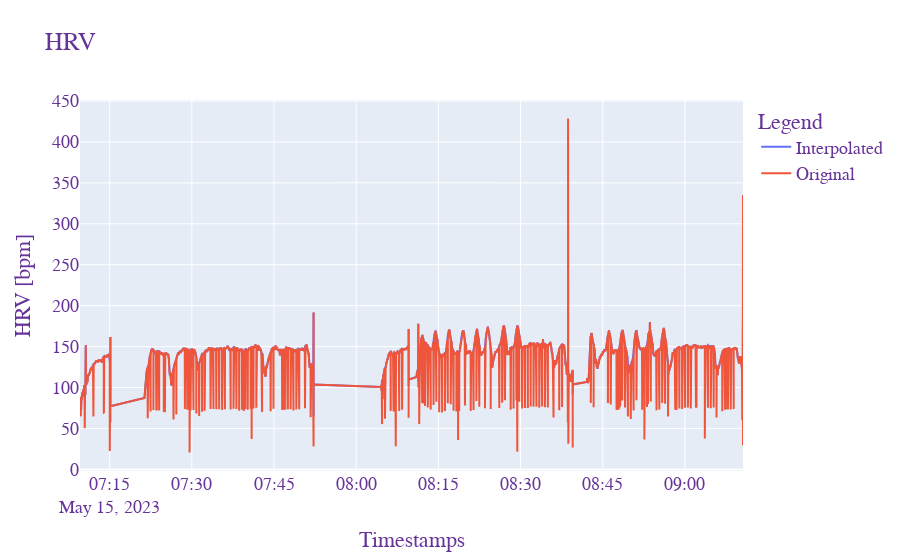

Source (notebook cell):
### Code cell
fig2 = go.Figure()

fig2.add_trace(go.Scatter(
    x=HRV_with_time["timestamp"],
    y=60/interpolated_data,
    name="Interpolated"
))
fig2.add_trace(go.Scatter(
    x=HRV_with_time["timestamp"],
    y=60/HRV_time,
    name="Original"
))
fig2.update_layout(
    title="HRV",
    xaxis_title="Timestamps", yaxis_title="HRV [bpm]",
    legend_title="Legend",
    font=dict(
        family="Courier New, monospace", size=18, color="RebeccaPurple"
    )
)

fig2.show()

### Figure 1 — Plotly figure (JSON) as saved in the notebook; plotly's stock layout.template omitted (floating-point values rounded to 4 significant figures; data arrays with more than 128 entries replaced by an {"elided": "..."} marker saying what was removed)
{"data": [{"name": "Interpolated", "type": "scatter", "x": {"elided": "15439 str values"}, "y": {"elided": "15439 float values"}}, {"name": "Original", "type": "scatter", "x": {"elided": "15439 str values"}, "y": {"elided": "15439 float values"}}], "layout": {"font": {"color": "RebeccaPurple", "family": "Courier New, monospace", "size": 18}, "legend": {"title": {"text": "Legend"}}, "title": {"text": "HRV"}, "xaxis": {"title": {"text": "Timestamps"}}, "yaxis": {"title": {"text": "HRV [bpm]"}}}}
